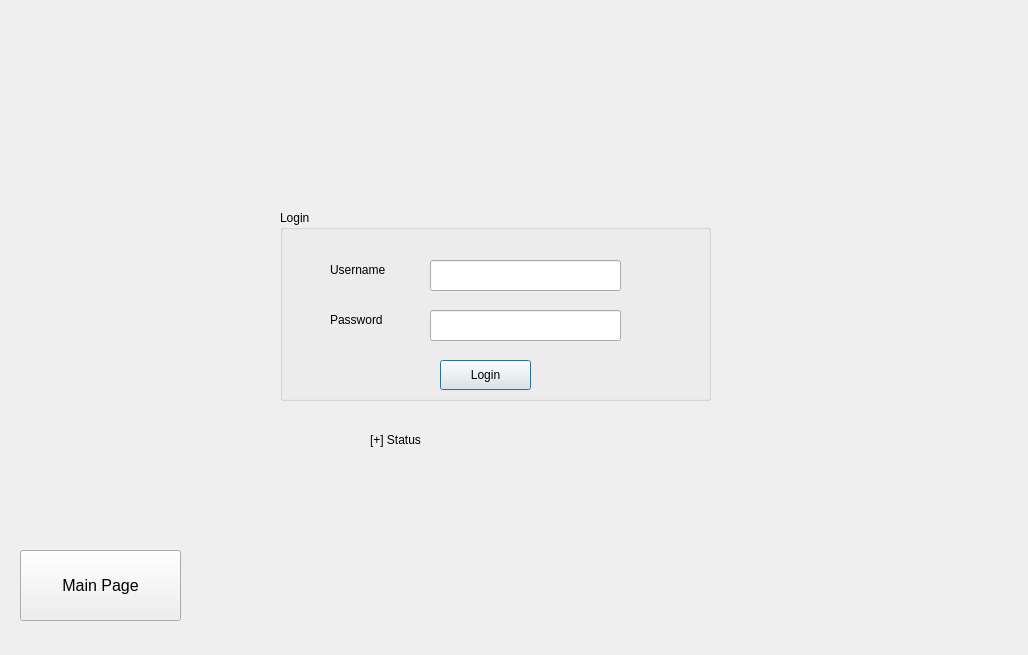
<?xml version="1.0" encoding="UTF-8"?>
<ui version="4.0">
 <class>Admin</class>
 <widget class="QDialog" name="Admin">
  <property name="geometry">
   <rect>
    <x>0</x>
    <y>0</y>
    <width>1028</width>
    <height>655</height>
   </rect>
  </property>
  <property name="windowTitle">
   <string>Dialog</string>
  </property>
  <widget class="QStackedWidget" name="stackedWidget_admin">
   <property name="geometry">
    <rect>
     <x>0</x>
     <y>0</y>
     <width>1021</width>
     <height>641</height>
    </rect>
   </property>
   <property name="currentIndex">
    <number>0</number>
   </property>
   <widget class="QWidget" name="page_login">
    <widget class="QGroupBox" name="box_login">
     <property name="geometry">
      <rect>
       <x>280</x>
       <y>210</y>
       <width>431</width>
       <height>191</height>
      </rect>
     </property>
     <property name="title">
      <string>Login</string>
     </property>
     <widget class="QPushButton" name="button_login">
      <property name="geometry">
       <rect>
        <x>160</x>
        <y>150</y>
        <width>91</width>
        <height>30</height>
       </rect>
      </property>
      <property name="text">
       <string>Login</string>
      </property>
     </widget>
     <widget class="QLineEdit" name="inputField_password">
      <property name="geometry">
       <rect>
        <x>150</x>
        <y>100</y>
        <width>191</width>
        <height>31</height>
       </rect>
      </property>
     </widget>
     <widget class="QLabel" name="label_password">
      <property name="geometry">
       <rect>
        <x>50</x>
        <y>100</y>
        <width>81</width>
        <height>19</height>
       </rect>
      </property>
      <property name="text">
       <string>Password</string>
      </property>
     </widget>
     <widget class="QLabel" name="label_username">
      <property name="geometry">
       <rect>
        <x>50</x>
        <y>50</y>
        <width>91</width>
        <height>19</height>
       </rect>
      </property>
      <property name="text">
       <string>Username</string>
      </property>
     </widget>
     <widget class="QLineEdit" name="inputField_username">
      <property name="geometry">
       <rect>
        <x>150</x>
        <y>50</y>
        <width>191</width>
        <height>31</height>
       </rect>
      </property>
     </widget>
    </widget>
    <widget class="QLabel" name="label_login_status">
     <property name="geometry">
      <rect>
       <x>370</x>
       <y>430</y>
       <width>281</width>
       <height>19</height>
      </rect>
     </property>
     <property name="text">
      <string>[+] Status</string>
     </property>
    </widget>
    <widget class="QPushButton" name="pushButton_FAdminTMain">
     <property name="geometry">
      <rect>
       <x>20</x>
       <y>550</y>
       <width>161</width>
       <height>71</height>
      </rect>
     </property>
     <property name="font">
      <font>
       <pointsize>12</pointsize>
      </font>
     </property>
     <property name="text">
      <string>Main Page</string>
     </property>
    </widget>
   </widget>
   <widget class="QWidget" name="page_db__interface">
    <widget class="QPushButton" name="button_view_customer">
     <property name="geometry">
      <rect>
       <x>20</x>
       <y>20</y>
       <width>171</width>
       <height>41</height>
      </rect>
     </property>
     <property name="text">
      <string>View Customer List</string>
     </property>
    </widget>
    <widget class="QPushButton" name="button_view_key_customer">
     <property name="geometry">
      <rect>
       <x>200</x>
       <y>20</y>
       <width>211</width>
       <height>41</height>
      </rect>
     </property>
     <property name="text">
      <string>View Key Customer List</string>
     </property>
    </widget>
    <widget class="QPushButton" name="button_view_purchases">
     <property name="geometry">
      <rect>
       <x>420</x>
       <y>20</y>
       <width>221</width>
       <height>41</height>
      </rect>
     </property>
     <property name="text">
      <string>View Purchases</string>
     </property>
    </widget>
    <widget class="QPushButton" name="button_edit_customer_db">
     <property name="geometry">
      <rect>
       <x>650</x>
       <y>20</y>
       <width>191</width>
       <height>41</height>
      </rect>
     </property>
     <property name="text">
      <string>Edit Customer Database</string>
     </property>
    </widget>
    <widget class="QTableView" name="tableView_view_database">
     <property name="geometry">
      <rect>
       <x>20</x>
       <y>80</y>
       <width>971</width>
       <height>541</height>
      </rect>
     </property>
    </widget>
   </widget>
   <widget class="QWidget" name="page_edit_database">
    <widget class="QGroupBox" name="groupBox_information">
     <property name="geometry">
      <rect>
       <x>10</x>
       <y>20</y>
       <width>621</width>
       <height>241</height>
      </rect>
     </property>
     <property name="title">
      <string>Customer Information</string>
     </property>
     <widget class="QLabel" name="label_address">
      <property name="geometry">
       <rect>
        <x>10</x>
        <y>60</y>
        <width>68</width>
        <height>19</height>
       </rect>
      </property>
      <property name="text">
       <string>Address</string>
      </property>
     </widget>
     <widget class="QLabel" name="label_website">
      <property name="geometry">
       <rect>
        <x>10</x>
        <y>90</y>
        <width>68</width>
        <height>19</height>
       </rect>
      </property>
      <property name="text">
       <string>Website</string>
      </property>
     </widget>
     <widget class="QLabel" name="label_interest_level">
      <property name="geometry">
       <rect>
        <x>10</x>
        <y>120</y>
        <width>111</width>
        <height>19</height>
       </rect>
      </property>
      <property name="text">
       <string>Interest Level</string>
      </property>
     </widget>
     <widget class="QLabel" name="label_do_not_contact">
      <property name="geometry">
       <rect>
        <x>10</x>
        <y>150</y>
        <width>111</width>
        <height>19</height>
       </rect>
      </property>
      <property name="text">
       <string>Do Not Contact</string>
      </property>
     </widget>
     <widget class="QLabel" name="label_key_customer">
      <property name="geometry">
       <rect>
        <x>10</x>
        <y>180</y>
        <width>111</width>
        <height>19</height>
       </rect>
      </property>
      <property name="text">
       <string>Key Customer</string>
      </property>
     </widget>
     <widget class="QLabel" name="label_pamphlet_sent">
      <property name="geometry">
       <rect>
        <x>10</x>
        <y>210</y>
        <width>111</width>
        <height>19</height>
       </rect>
      </property>
      <property name="text">
       <string>Pamphlet Sent</string>
      </property>
     </widget>
     <widget class="QLabel" name="label_name">
      <property name="geometry">
       <rect>
        <x>10</x>
        <y>30</y>
        <width>68</width>
        <height>19</height>
       </rect>
      </property>
      <property name="text">
       <string>Name</string>
      </property>
     </widget>
     <widget class="QLineEdit" name="inputField_name">
      <property name="geometry">
       <rect>
        <x>140</x>
        <y>30</y>
        <width>471</width>
        <height>27</height>
       </rect>
      </property>
     </widget>
     <widget class="QLineEdit" name="inputField_address">
      <property name="geometry">
       <rect>
        <x>140</x>
        <y>60</y>
        <width>471</width>
        <height>27</height>
       </rect>
      </property>
     </widget>
     <widget class="QLineEdit" name="inputField_website">
      <property name="geometry">
       <rect>
        <x>140</x>
        <y>90</y>
        <width>471</width>
        <height>27</height>
       </rect>
      </property>
     </widget>
     <widget class="QLineEdit" name="inputField_interest_level">
      <property name="geometry">
       <rect>
        <x>140</x>
        <y>120</y>
        <width>471</width>
        <height>27</height>
       </rect>
      </property>
     </widget>
     <widget class="QLineEdit" name="inputField_do_not_contact">
      <property name="geometry">
       <rect>
        <x>140</x>
        <y>150</y>
        <width>61</width>
        <height>27</height>
       </rect>
      </property>
     </widget>
     <widget class="QLineEdit" name="inputField_pamphlet_sent">
      <property name="geometry">
       <rect>
        <x>140</x>
        <y>210</y>
        <width>61</width>
        <height>27</height>
       </rect>
      </property>
     </widget>
     <widget class="QLineEdit" name="inputField_key_customer">
      <property name="geometry">
       <rect>
        <x>140</x>
        <y>180</y>
        <width>61</width>
        <height>27</height>
       </rect>
      </property>
     </widget>
    </widget>
    <widget class="QGroupBox" name="groupBox_options">
     <property name="geometry">
      <rect>
       <x>640</x>
       <y>20</y>
       <width>371</width>
       <height>241</height>
      </rect>
     </property>
     <property name="title">
      <string>Options</string>
     </property>
     <widget class="QPushButton" name="button_add_customer">
      <property name="geometry">
       <rect>
        <x>10</x>
        <y>30</y>
        <width>121</width>
        <height>30</height>
       </rect>
      </property>
      <property name="text">
       <string>Add Customer</string>
      </property>
     </widget>
     <widget class="QPushButton" name="button_update_customer">
      <property name="geometry">
       <rect>
        <x>10</x>
        <y>70</y>
        <width>141</width>
        <height>30</height>
       </rect>
      </property>
      <property name="text">
       <string>Update Customer</string>
      </property>
     </widget>
     <widget class="QPushButton" name="button_delete_customer">
      <property name="geometry">
       <rect>
        <x>10</x>
        <y>110</y>
        <width>131</width>
        <height>30</height>
       </rect>
      </property>
      <property name="text">
       <string>Delete Customer</string>
      </property>
     </widget>
     <widget class="QPushButton" name="button_back">
      <property name="geometry">
       <rect>
        <x>80</x>
        <y>200</y>
        <width>201</width>
        <height>30</height>
       </rect>
      </property>
      <property name="text">
       <string>Back to Viewing Page</string>
      </property>
     </widget>
    </widget>
    <widget class="QTableView" name="tableView_edit_database">
     <property name="geometry">
      <rect>
       <x>10</x>
       <y>280</y>
       <width>1001</width>
       <height>341</height>
      </rect>
     </property>
    </widget>
   </widget>
  </widget>
 </widget>
 <resources/>
 <connections/>
</ui>
